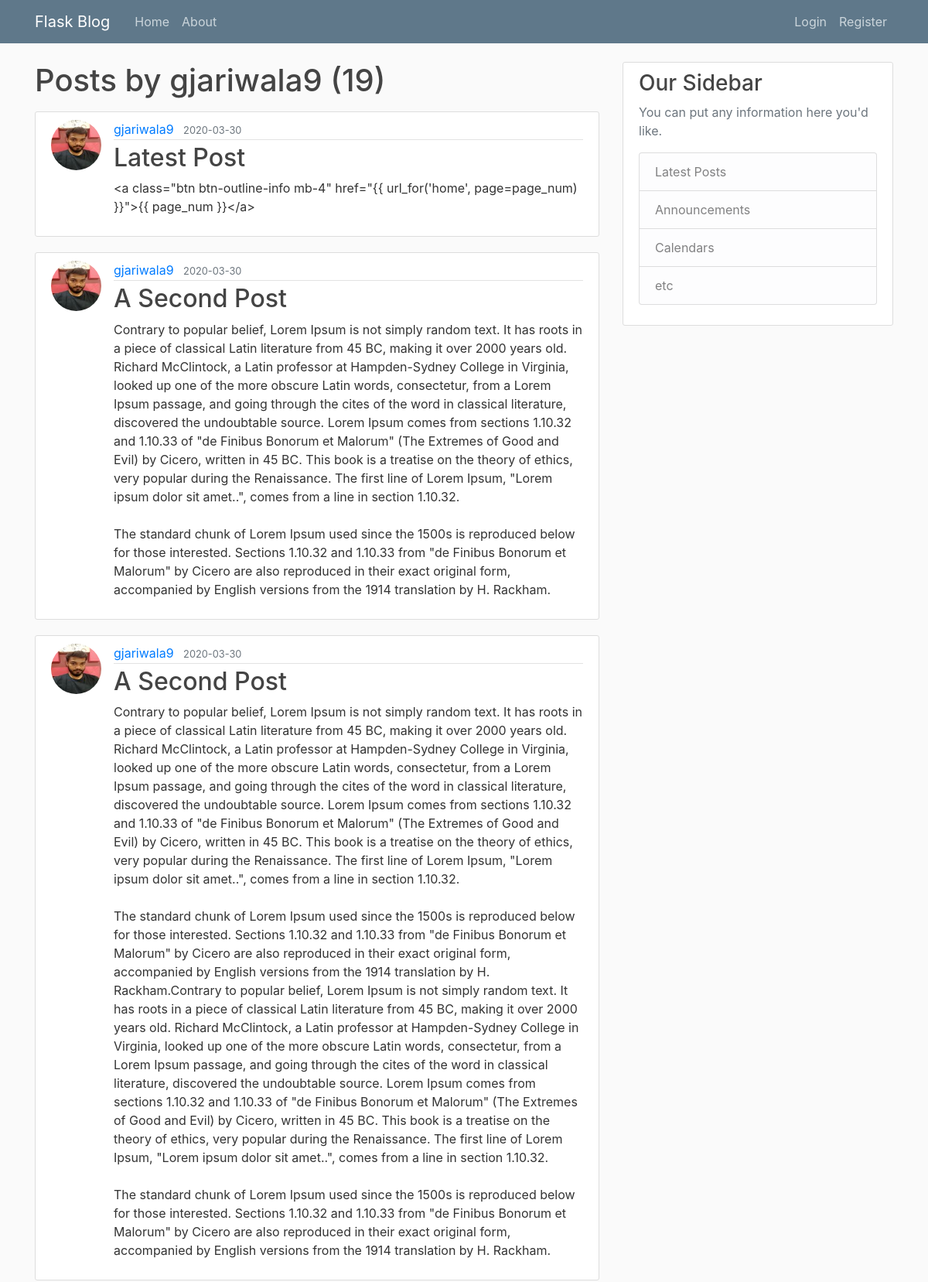
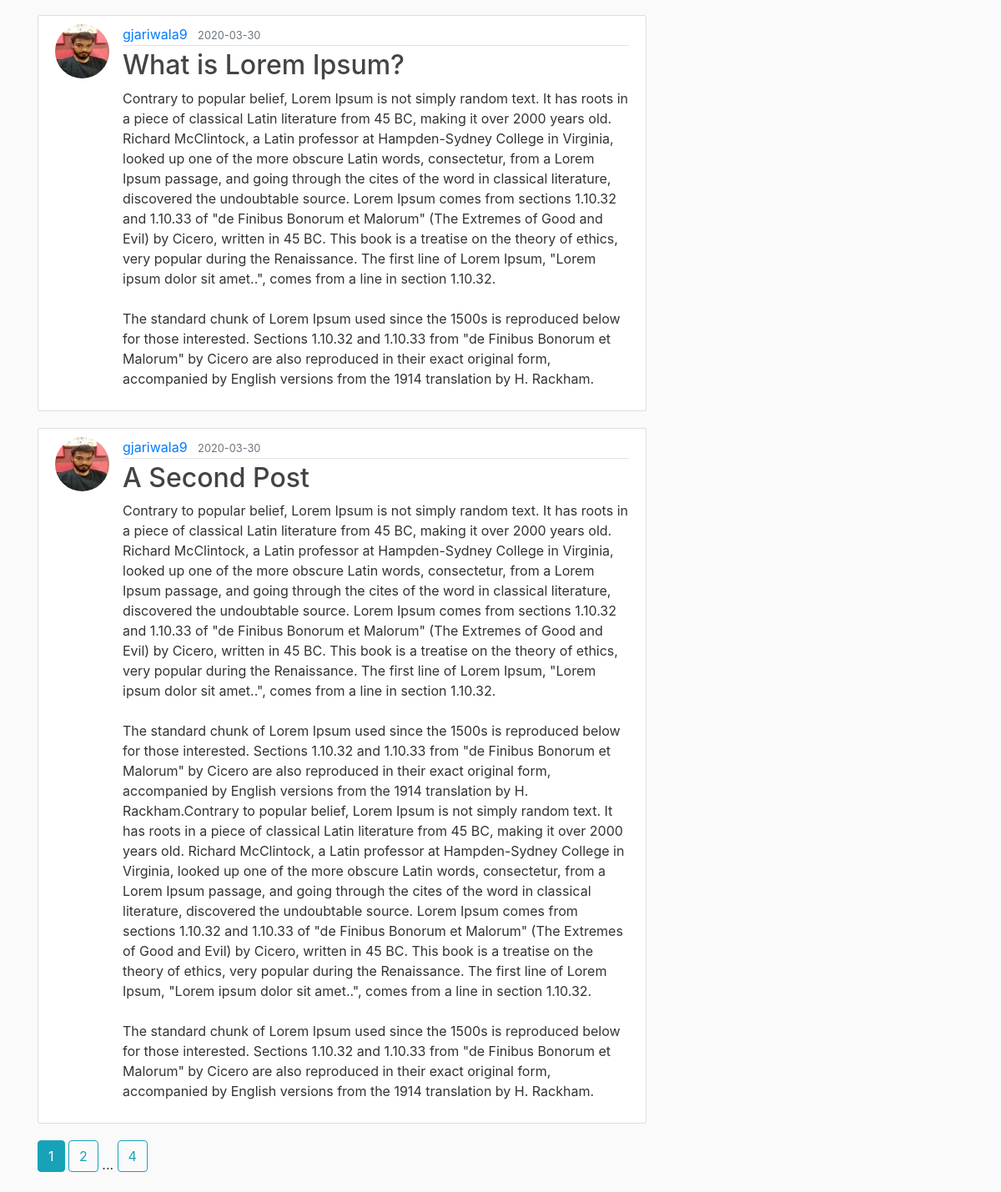
The app's page /user/gjariwala9 with its own data (2 pictures, top to bottom).
### flask_blog/models.py (models this page shows, shortened)
class User(db.Model, UserMixin):
	id = db.Column(db.Integer, primary_key=True)
	username = db.Column(db.String(20), unique=True, nullable=False)
	email = db.Column(db.String(120), unique=True, nullable=False)
	image_file = db.Column(db.String(20), nullable=False, default='default.jpg')
	password = db.Column(db.String(60), nullable=False)
	posts = db.relationship('Post', backref='author', lazy=True)

class Post(db.Model):
	id = db.Column(db.Integer, primary_key=True)
	title = db.Column(db.String(100), nullable=False)
	date_posted = db.Column(db.DateTime, nullable=False, default=datetime.utcnow)
	content = db.Column(db.Text, nullable=False)
	user_id = db.Column(db.Integer, db.ForeignKey('user.id'), nullable=False)

### flask_blog/routes.py (the view)
@app.route('/user/<string:username>')
def user_posts(username):
    page = request.args.get('page', 1, type=int)
    user = User.query.filter_by(username=username).first_or_404()
    posts=Post.query.filter_by(author=user)\
        .order_by(Post.date_posted.desc())\
        .paginate(page=page, per_page=5)
    return render_template('user_posts.html',posts = posts, user=user)

### flask_blog/templates/user_posts.html
{% extends "layout.html" %}
{% block content %}
  <h1 class="mb-3">Posts by {{ user.username }} ({{ posts.total }})</h1>
    {% for post in posts.items %}
        <article class="media content-section">
          <img class="rounded-circle article-img" src="{{ url_for('static', filename='profile_pics/' + post.author.image_file) }}">
          <div class="media-body">
            <div class="article-metadata">
              <a class="mr-2" href="{{ url_for('user_posts', username=post.author.username) }}">{{ post.author.username }}</a>
              <small class="text-muted">{{ post.date_posted.strftime('%Y-%m-%d') }}</small>
            </div>
            <h2><a class="article-title" href="{{ url_for('post', post_id=post.id) }}">{{ post.title }}</a></h2>
            <p class="article-content">{{ post.content }}</p>
          </div>
        </article>
    {% endfor %}
    {% for page_num in posts.iter_pages(left_edge=1, right_edge=1, left_current=1, right_current=2) %}
      {% if page_num %}
        {% if posts.page == page_num %}
          <a class="btn btn-info mb-4" href="{{ url_for('user_posts', username=user.username, page=page_num) }}">{{ page_num }}</a>
        {% else %}
          <a class="btn btn-outline-info mb-4" href="{{ url_for('user_posts', username=user.username, page=page_num) }}">{{ page_num }}</a>
        {% endif %}
      {% else %}
        ...
      {% endif %}
    {% endfor %}
{% endblock content %}

### flask_blog/templates/layout.html (shortened to what this page needs)
<!DOCTYPE html>
<html>
<head>
    <link rel="stylesheet" href="https://maxcdn.bootstrapcdn.com/bootstrap/4.0.0/css/bootstrap.min.css">
    <link rel="stylesheet" type="text/css" href="{{ url_for('static', filename='main.css') }}">
</head>
<body>
    <header class="site-header">
      <nav class="navbar navbar-expand-md navbar-dark bg-steel fixed-top">
        <div class="container">
          <a class="navbar-brand mr-4" href="/">Flask Blog</a>
          <div class="collapse navbar-collapse" id="navbarToggle">
            <div class="navbar-nav mr-auto">
              <a class="nav-item nav-link" href="{{ url_for('home') }}">Home</a>
              <a class="nav-item nav-link" href="{{ url_for('about') }}">About</a>
            </div>
            <div class="navbar-nav">
              {% if current_user.is_authenticated %}
                <a class="nav-item nav-link" href="{{ url_for('new_post') }}">New Post</a>
                <a class="nav-item nav-link" href="{{ url_for('account') }}">Account</a>
                <a class="nav-item nav-link" href="{{ url_for('logout') }}">Logout</a>
              {% else %}
                <a class="nav-item nav-link" href="{{ url_for('login') }}">Login</a>
                <a class="nav-item nav-link" href="{{ url_for('register') }}">Register</a>
              {% endif %}
            </div>
          </div>
        </div>
      </nav>
    </header>
    <main role="main" class="container">
      <div class="row">
        <div class="col-md-8">
          {% block content %}{% endblock %}
        </div>
        <div class="col-md-4">
          <div class="content-section">
            <h3>Our Sidebar</h3>
            <p class='text-muted'>You can put any information here you'd like.
              <ul class="list-group">
                <li class="list-group-item list-group-item-light">Latest Posts</li>
                <li class="list-group-item list-group-item-light">Announcements</li>
                <li class="list-group-item list-group-item-light">Calendars</li>
                <li class="list-group-item list-group-item-light">etc</li>
              </ul>
            </p>
          </div>
        </div>
      </div>
    </main>
</body>
</html>

### flask_blog/static/main.css (style rules this page uses)
body { background: #fafafa; color: #333333; margin-top: 5rem; }
h1, h2, h3, h4, h5, h6 { color: #444444; }
.bg-steel { background-color: #5f788a; }
.site-header .navbar-nav .nav-link { color: #cbd5db; }
.content-section { background: #ffffff; padding: 10px 20px; border: 1px solid #dddddd; border-radius: 3px; margin-bottom: 20px; }
.article-title { color: #444444; }
.article-content { white-space: pre-line; }
.article-img { height: 65px; width: 65px; margin-right: 16px; }
.article-metadata { padding-bottom: 1px; margin-bottom: 4px; border-bottom: 1px solid #e3e3e3 }

### records on screen
User: username "gjariwala9"
Post: image_file (picture), author.username "gjariwala9", date_posted "2020-03-30", title "Latest Post", content "<a class=\"btn btn-outline-info mb-4\" href=\"{{ url_for('home', page=page_num) }}\">{{ page_num }}</a>"
Post: image_file (picture), author.username "gjariwala9", date_posted "2020-03-30", title "A Second Post", content "Contrary to popular belief, Lorem Ipsum is not simply random text. It has roots in a piece of classical Latin literature from 45 BC, making it over 2000 years old. Richard McClintock, a Latin professor at Hampden-Sydney College in Virginia, looked up one of the more obscure Latin words, consectetur, from a Lorem Ipsum passage, and going through the cites of the word in classical literature, discovered the undoubtable source. Lorem Ipsum comes from sections 1.10.32 and 1.10.33 of \"de Finibus Bonorum et Malorum\" (The Extremes of Good and Evil) by Cicero, written in 45 BC. This book is a treatise on the theory of ethics, very popular during the Renaissance. The first line of Lorem Ipsum,…"
Post: image_file (picture), author.username "gjariwala9", date_posted "2020-03-30", title "A Second Post", content "Contrary to popular belief, Lorem Ipsum is not simply random text. It has roots in a piece of classical Latin literature from 45 BC, making it over 2000 years old. Richard McClintock, a Latin professor at Hampden-Sydney College in Virginia, looked up one of the more obscure Latin words, consectetur, from a Lorem Ipsum passage, and going through the cites of the word in classical literature, discovered the undoubtable source. Lorem Ipsum comes from sections 1.10.32 and 1.10.33 of \"de Finibus Bonorum et Malorum\" (The Extremes of Good and Evil) by Cicero, written in 45 BC. This book is a treatise on the theory of ethics, very popular during the Renaissance. The first line of Lorem Ipsum,…"
Post: image_file (picture), author.username "gjariwala9", date_posted "2020-03-30", title "What is Lorem Ipsum?", content "Contrary to popular belief, Lorem Ipsum is not simply random text. It has roots in a piece of classical Latin literature from 45 BC, making it over 2000 years old. Richard McClintock, a Latin professor at Hampden-Sydney College in Virginia, looked up one of the more obscure Latin words, consectetur, from a Lorem Ipsum passage, and going through the cites of the word in classical literature, discovered the undoubtable source. Lorem Ipsum comes from sections 1.10.32 and 1.10.33 of \"de Finibus Bonorum et Malorum\" (The Extremes of Good and Evil) by Cicero, written in 45 BC. This book is a treatise on the theory of ethics, very popular during the Renaissance. The first line of Lorem Ipsum,…"
Post: image_file (picture), author.username "gjariwala9", date_posted "2020-03-30", title "A Second Post", content "Contrary to popular belief, Lorem Ipsum is not simply random text. It has roots in a piece of classical Latin literature from 45 BC, making it over 2000 years old. Richard McClintock, a Latin professor at Hampden-Sydney College in Virginia, looked up one of the more obscure Latin words, consectetur, from a Lorem Ipsum passage, and going through the cites of the word in classical literature, discovered the undoubtable source. Lorem Ipsum comes from sections 1.10.32 and 1.10.33 of \"de Finibus Bonorum et Malorum\" (The Extremes of Good and Evil) by Cicero, written in 45 BC. This book is a treatise on the theory of ethics, very popular during the Renaissance. The first line of Lorem Ipsum,…"

### other values on screen
{{ posts.total }} "19"
{{ page_num }} "1"
{{ page_num }} "2" "4"
